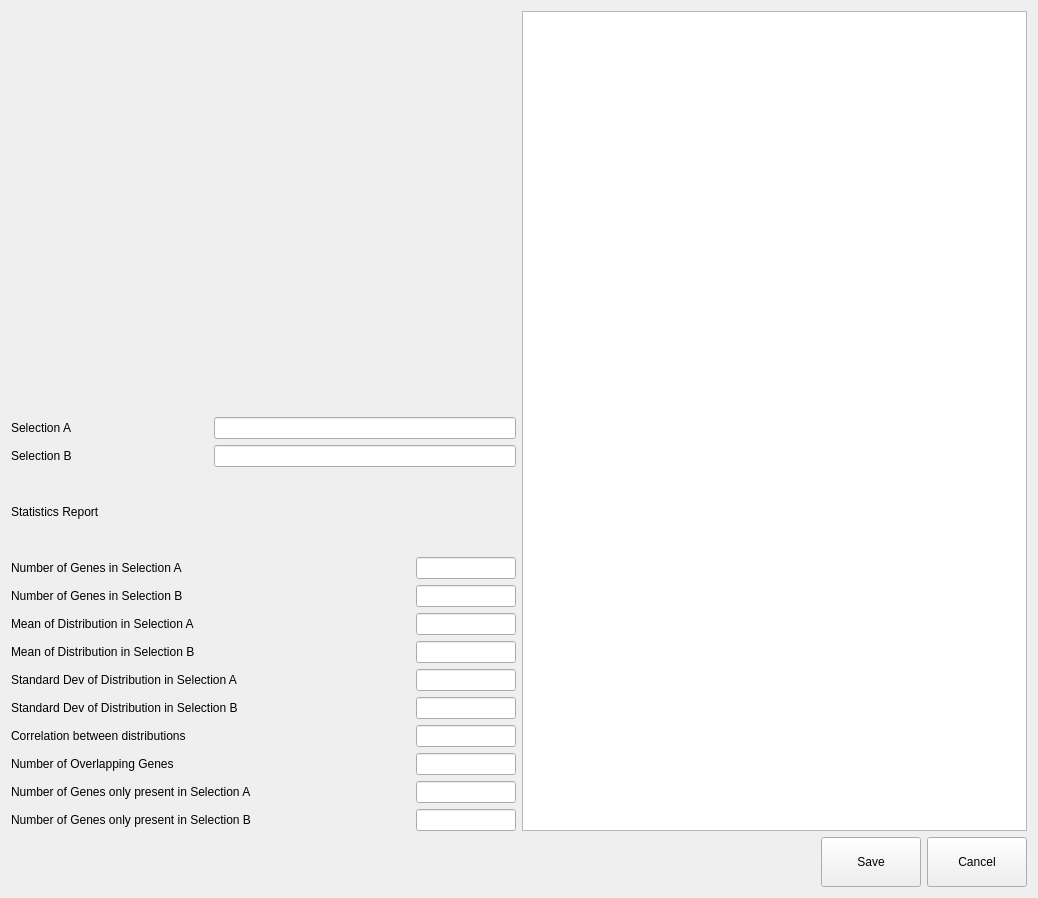
<?xml version="1.0" encoding="UTF-8"?>
<ui version="4.0">
 <class>ddaWidget</class>
 <widget class="QWidget" name="ddaWidget">
  <property name="windowModality">
   <enum>Qt::WindowModal</enum>
  </property>
  <property name="geometry">
   <rect>
    <x>0</x>
    <y>0</y>
    <width>1038</width>
    <height>898</height>
   </rect>
  </property>
  <property name="windowTitle">
   <string>Differential Expression Analysis</string>
  </property>
  <layout class="QVBoxLayout" name="verticalLayout_2">
   <item>
    <layout class="QHBoxLayout" name="horizontalLayout">
     <item>
      <layout class="QVBoxLayout" name="verticalLayout">
       <item>
        <widget class="QWidget" name="plotWidget" native="true">
         <property name="minimumSize">
          <size>
           <width>500</width>
           <height>400</height>
          </size>
         </property>
         <property name="maximumSize">
          <size>
           <width>550</width>
           <height>400</height>
          </size>
         </property>
        </widget>
       </item>
       <item>
        <layout class="QGridLayout" name="gridLayout">
         <item row="0" column="0">
          <widget class="QLabel" name="label_4">
           <property name="text">
            <string>Selection A </string>
           </property>
          </widget>
         </item>
         <item row="0" column="1" colspan="2">
          <widget class="QLineEdit" name="selectionA">
           <property name="alignment">
            <set>Qt::AlignRight|Qt::AlignTrailing|Qt::AlignVCenter</set>
           </property>
           <property name="readOnly">
            <bool>true</bool>
           </property>
          </widget>
         </item>
         <item row="1" column="0">
          <widget class="QLabel" name="label_5">
           <property name="text">
            <string>Selection B</string>
           </property>
          </widget>
         </item>
         <item row="1" column="1" colspan="2">
          <widget class="QLineEdit" name="selectionB">
           <property name="alignment">
            <set>Qt::AlignRight|Qt::AlignTrailing|Qt::AlignVCenter</set>
           </property>
           <property name="readOnly">
            <bool>true</bool>
           </property>
          </widget>
         </item>
         <item row="2" column="0">
          <widget class="QLabel" name="label">
           <property name="text">
            <string>Statistics Report</string>
           </property>
          </widget>
         </item>
         <item row="3" column="0">
          <widget class="QLabel" name="label_2">
           <property name="text">
            <string>Number of Genes in Selection A</string>
           </property>
          </widget>
         </item>
         <item row="3" column="2">
          <widget class="QLineEdit" name="numGenesSelectionA">
           <property name="maximumSize">
            <size>
             <width>100</width>
             <height>16777215</height>
            </size>
           </property>
           <property name="alignment">
            <set>Qt::AlignRight|Qt::AlignTrailing|Qt::AlignVCenter</set>
           </property>
           <property name="readOnly">
            <bool>true</bool>
           </property>
          </widget>
         </item>
         <item row="4" column="0">
          <widget class="QLabel" name="label_3">
           <property name="text">
            <string>Number of Genes in Selection B</string>
           </property>
          </widget>
         </item>
         <item row="4" column="2">
          <widget class="QLineEdit" name="numGenesSelectionB">
           <property name="maximumSize">
            <size>
             <width>100</width>
             <height>16777215</height>
            </size>
           </property>
           <property name="alignment">
            <set>Qt::AlignRight|Qt::AlignTrailing|Qt::AlignVCenter</set>
           </property>
           <property name="readOnly">
            <bool>true</bool>
           </property>
          </widget>
         </item>
         <item row="5" column="0">
          <widget class="QLabel" name="label_7">
           <property name="text">
            <string>Mean of Distribution in Selection A</string>
           </property>
          </widget>
         </item>
         <item row="5" column="2">
          <widget class="QLineEdit" name="meanSelectionA">
           <property name="maximumSize">
            <size>
             <width>100</width>
             <height>16777215</height>
            </size>
           </property>
           <property name="alignment">
            <set>Qt::AlignRight|Qt::AlignTrailing|Qt::AlignVCenter</set>
           </property>
           <property name="readOnly">
            <bool>true</bool>
           </property>
          </widget>
         </item>
         <item row="6" column="0">
          <widget class="QLabel" name="label_9">
           <property name="text">
            <string>Mean of Distribution in Selection B</string>
           </property>
          </widget>
         </item>
         <item row="6" column="2">
          <widget class="QLineEdit" name="meanSelectionB">
           <property name="maximumSize">
            <size>
             <width>100</width>
             <height>16777215</height>
            </size>
           </property>
           <property name="alignment">
            <set>Qt::AlignRight|Qt::AlignTrailing|Qt::AlignVCenter</set>
           </property>
           <property name="readOnly">
            <bool>true</bool>
           </property>
          </widget>
         </item>
         <item row="7" column="0" colspan="2">
          <widget class="QLabel" name="label_12">
           <property name="text">
            <string>Standard Dev of Distribution in Selection A</string>
           </property>
          </widget>
         </item>
         <item row="7" column="2">
          <widget class="QLineEdit" name="stdDevSelectionA">
           <property name="maximumSize">
            <size>
             <width>100</width>
             <height>16777215</height>
            </size>
           </property>
           <property name="alignment">
            <set>Qt::AlignRight|Qt::AlignTrailing|Qt::AlignVCenter</set>
           </property>
           <property name="readOnly">
            <bool>true</bool>
           </property>
          </widget>
         </item>
         <item row="8" column="0" colspan="2">
          <widget class="QLabel" name="label_13">
           <property name="text">
            <string>Standard Dev of Distribution in Selection B</string>
           </property>
          </widget>
         </item>
         <item row="8" column="2">
          <widget class="QLineEdit" name="stdDevSelectionB">
           <property name="maximumSize">
            <size>
             <width>100</width>
             <height>16777215</height>
            </size>
           </property>
           <property name="alignment">
            <set>Qt::AlignRight|Qt::AlignTrailing|Qt::AlignVCenter</set>
           </property>
           <property name="readOnly">
            <bool>true</bool>
           </property>
          </widget>
         </item>
         <item row="9" column="0">
          <widget class="QLabel" name="label_14">
           <property name="text">
            <string>Correlation between distributions</string>
           </property>
          </widget>
         </item>
         <item row="9" column="2">
          <widget class="QLineEdit" name="correlation">
           <property name="maximumSize">
            <size>
             <width>100</width>
             <height>16777215</height>
            </size>
           </property>
           <property name="alignment">
            <set>Qt::AlignRight|Qt::AlignTrailing|Qt::AlignVCenter</set>
           </property>
           <property name="readOnly">
            <bool>true</bool>
           </property>
          </widget>
         </item>
         <item row="10" column="0">
          <widget class="QLabel" name="label_16">
           <property name="text">
            <string>Number of Overlapping Genes</string>
           </property>
          </widget>
         </item>
         <item row="10" column="2">
          <widget class="QLineEdit" name="overlappingGenes">
           <property name="maximumSize">
            <size>
             <width>100</width>
             <height>16777215</height>
            </size>
           </property>
           <property name="alignment">
            <set>Qt::AlignRight|Qt::AlignTrailing|Qt::AlignVCenter</set>
           </property>
           <property name="readOnly">
            <bool>true</bool>
           </property>
          </widget>
         </item>
         <item row="11" column="0" colspan="2">
          <widget class="QLabel" name="label_18">
           <property name="text">
            <string>Number of Genes only present in Selection A</string>
           </property>
          </widget>
         </item>
         <item row="11" column="2">
          <widget class="QLineEdit" name="genesOnlyA">
           <property name="maximumSize">
            <size>
             <width>100</width>
             <height>16777215</height>
            </size>
           </property>
           <property name="alignment">
            <set>Qt::AlignRight|Qt::AlignTrailing|Qt::AlignVCenter</set>
           </property>
           <property name="readOnly">
            <bool>true</bool>
           </property>
          </widget>
         </item>
         <item row="12" column="0" colspan="2">
          <widget class="QLabel" name="label_21">
           <property name="text">
            <string>Number of Genes only present in Selection B</string>
           </property>
          </widget>
         </item>
         <item row="12" column="2">
          <widget class="QLineEdit" name="genesOnlyB">
           <property name="maximumSize">
            <size>
             <width>100</width>
             <height>16777215</height>
            </size>
           </property>
           <property name="alignment">
            <set>Qt::AlignRight|Qt::AlignTrailing|Qt::AlignVCenter</set>
           </property>
           <property name="readOnly">
            <bool>true</bool>
           </property>
          </widget>
         </item>
        </layout>
       </item>
      </layout>
     </item>
     <item>
      <widget class="QTableWidget" name="tableWidget">
       <property name="toolTip">
        <string/>
       </property>
       <property name="editTriggers">
        <set>QAbstractItemView::NoEditTriggers</set>
       </property>
       <property name="selectionMode">
        <enum>QAbstractItemView::NoSelection</enum>
       </property>
       <property name="selectionBehavior">
        <enum>QAbstractItemView::SelectRows</enum>
       </property>
       <attribute name="horizontalHeaderShowSortIndicator" stdset="0">
        <bool>true</bool>
       </attribute>
       <attribute name="horizontalHeaderStretchLastSection">
        <bool>true</bool>
       </attribute>
      </widget>
     </item>
    </layout>
   </item>
   <item>
    <layout class="QHBoxLayout" name="horizontalLayout_2">
     <item>
      <spacer name="horizontalSpacer">
       <property name="orientation">
        <enum>Qt::Horizontal</enum>
       </property>
       <property name="sizeHint" stdset="0">
        <size>
         <width>40</width>
         <height>20</height>
        </size>
       </property>
      </spacer>
     </item>
     <item>
      <widget class="QPushButton" name="saveButton">
       <property name="minimumSize">
        <size>
         <width>100</width>
         <height>50</height>
        </size>
       </property>
       <property name="maximumSize">
        <size>
         <width>100</width>
         <height>50</height>
        </size>
       </property>
       <property name="toolTip">
        <string>Save the DEA to a file</string>
       </property>
       <property name="statusTip">
        <string>Save the DEA to a file</string>
       </property>
       <property name="text">
        <string>Save</string>
       </property>
      </widget>
     </item>
     <item>
      <widget class="QPushButton" name="cancelButton">
       <property name="minimumSize">
        <size>
         <width>100</width>
         <height>50</height>
        </size>
       </property>
       <property name="maximumSize">
        <size>
         <width>100</width>
         <height>50</height>
        </size>
       </property>
       <property name="toolTip">
        <string>Close the DEA</string>
       </property>
       <property name="statusTip">
        <string>Close the DEA</string>
       </property>
       <property name="text">
        <string>Cancel</string>
       </property>
      </widget>
     </item>
    </layout>
   </item>
  </layout>
 </widget>
 <resources/>
 <connections/>
</ui>
